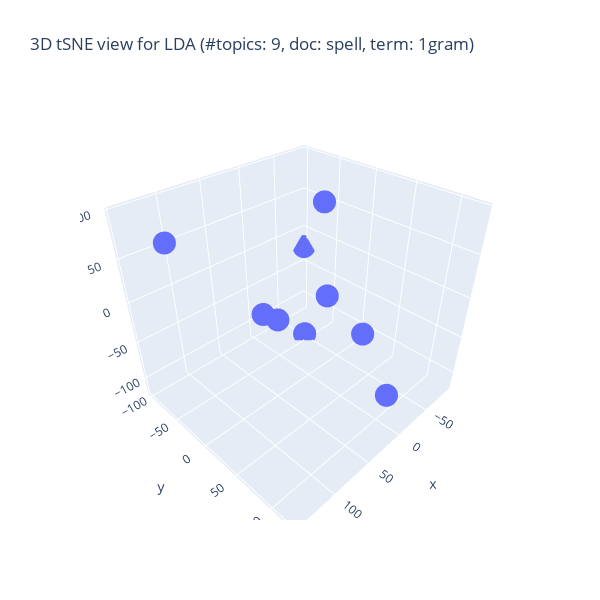

The cell this chart's notebook holds for it:
### Code cell
## Plotlyを使って tSNE の結果の可視化 (3D)
import plotly.graph_objects as go
top_fitted = top_tSNE_3d_fitted
fig = go.Figure(data = [go.Scatter3d(
        x = top_fitted[:,0], y = top_fitted[:,1], z = top_fitted[:,2],
                                     mode = 'markers')
                                     ])

## 3D 散布図にラベルを追加する処理は未実装
title_val = f"3D tSNE view for LDA (#topics: {n_topics}, doc: {doc_attr}, term: {term_type})"
fig.update_layout(autosize = False,
                  width = 600, height = 600, title = title_val)
fig.show()

### Figure 1 — Plotly figure (JSON) as saved in the notebook; plotly's stock layout.template omitted (floating-point values rounded to 4 significant figures)
{"data": [{"mode": "markers", "type": "scatter3d", "x": [23.61, 44.82, -46.33, 92.5, -47.94, 17.63, 144.5, -90.72, -15.5], "y": [123.4, 105.1, -53.29, 50.75, -18.25, -57.96, -24.0, -98.98, 2.423], "z": [-55.16, 19.45, -117.6, 30.92, -43.19, -56.81, 95.44, -24.87, 89.94]}], "layout": {"autosize": false, "height": 600, "title": {"text": "3D tSNE view for LDA (#topics: 9, doc: spell, term: 1gram)"}, "width": 600}}
